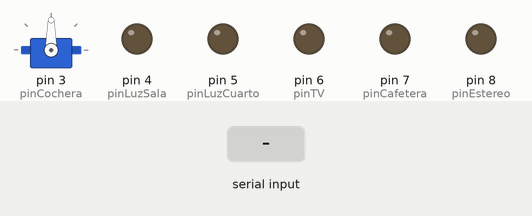
Recording of a sketch running on a simulated Arduino Uno, built with avr-gcc and run on an emulated ATmega328P. Parts: servo, output pins drawn as LEDs (lit = HIGH). The test bench sets the inputs (shaded band).

Above: at 1.2 s.
1.3 s: "0" received over Serial
At 1.6 s:
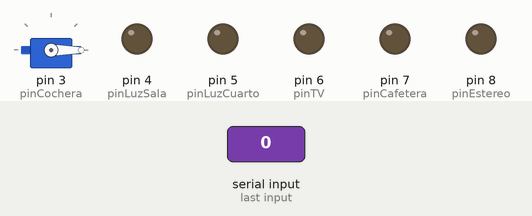
2.8 s: "1" received over Serial
At 3.9 s:
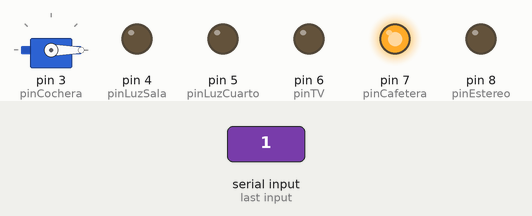
4.3 s: "2" received over Serial
At 5.1 s:
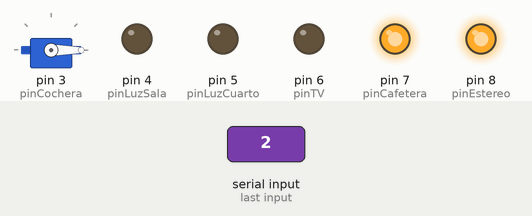
5.8 s: "3" received over Serial
At 6.2 s:
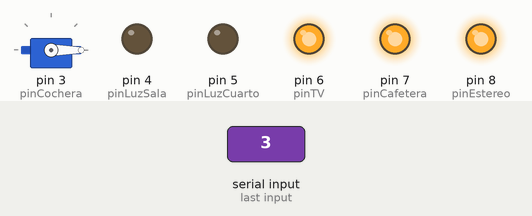
7.3 s: "4" received over Serial
At 8.5 s:
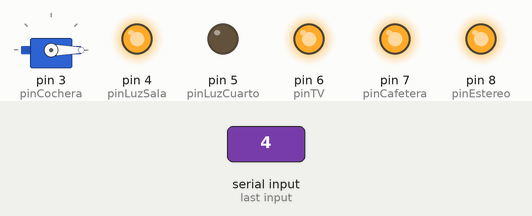
8.8 s: "5" received over Serial
At 9.7 s:
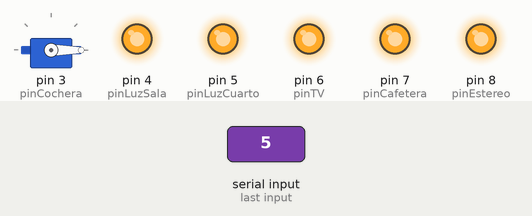
Timing chart, 0 to 11.3 s (numbered marks = the images above; inputs shaded):
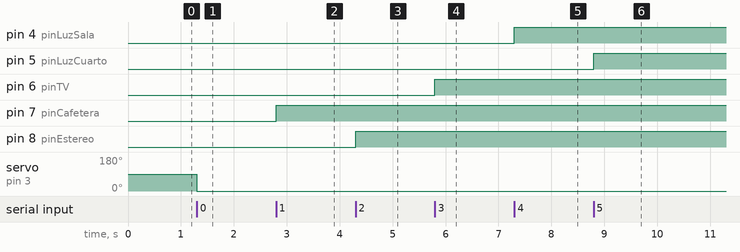

Measured:
- after the input at 1.3 s, servo on pin 3 (pinCochera): 90° → 0° at once
- after the input at 2.8 s, pin 7 (pinCafetera): LOW → HIGH at once
- after the input at 4.3 s, pin 8 (pinEstereo): LOW → HIGH at once
- after the input at 5.8 s, pin 6 (pinTV): LOW → HIGH at once
- after the input at 7.3 s, pin 4 (pinLuzSala): LOW → HIGH at once
- after the input at 8.8 s, pin 5 (pinLuzCuarto): LOW → HIGH at once

The sketch:

bluetooth.ino
```cpp
#include <Servo.h>

int pinCafetera = 7;
int pinEstereo = 8;
int pinCochera = 3;
int pinTV = 6;
int pinLuzSala = 4;
int pinLuzCuarto = 5;
byte data;
Servo servoMotor;

void setup(){
  Serial.begin(9600);
  servoMotor.attach(pinCochera);

  pinMode(pinCafetera, OUTPUT);
  pinMode(pinEstereo, OUTPUT);
  pinMode(pinCochera, OUTPUT);
  pinMode(pinTV, OUTPUT);
  pinMode(pinLuzSala, OUTPUT);
  pinMode(pinLuzCuarto, OUTPUT);

  digitalWrite(pinCafetera, LOW);
  digitalWrite(pinEstereo, LOW);
  digitalWrite(pinCochera, LOW);
  digitalWrite(pinTV, LOW);
  digitalWrite(pinLuzSala, LOW);
  digitalWrite(pinLuzCuarto, LOW);
}

void loop(){

  if(Serial.available())
  {
    data = Serial.read();
    switch(data)
    {
      case '0':
        servoMotor.write(0);
        break;

      case '1':
        digitalWrite(pinCafetera,HIGH);
        break;

      case '2':
        digitalWrite(pinEstereo, HIGH);
        break;

      case '3':
        digitalWrite(pinTV,HIGH);
        break;

      case '4':
        digitalWrite(pinLuzSala,HIGH);
        break;

      case '5':
        digitalWrite(pinLuzCuarto,HIGH);
        break;

      case '6':
        digitalWrite(pinCochera, LOW);
        digitalWrite(pinCafetera,  LOW);
        digitalWrite(pinEstereo, LOW);
        digitalWrite(pinTV,LOW);
        digitalWrite(pinLuzSala,LOW);
        digitalWrite(pinLuzCuarto,LOW);
        servoMotor.write(90);
    }
  }
}
```
